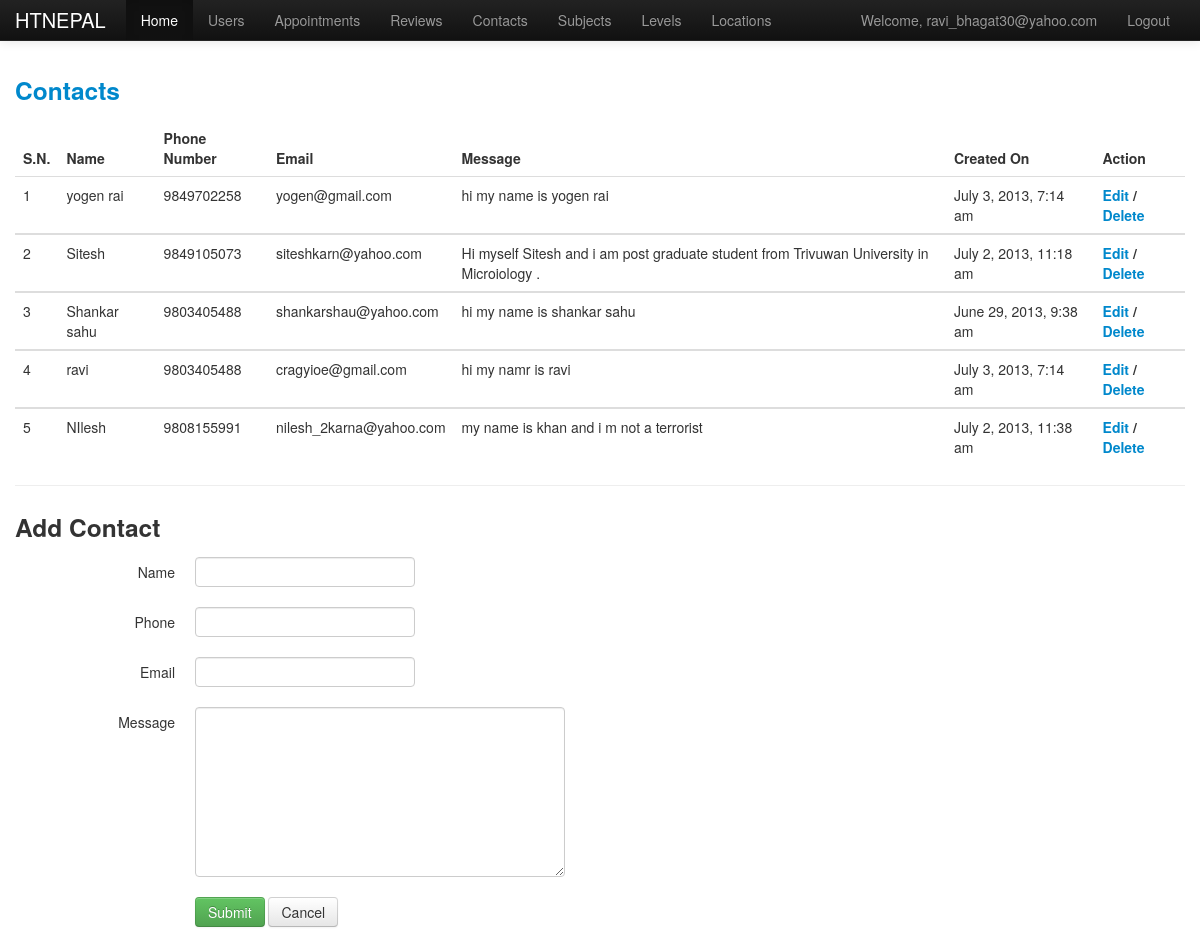
The app's page /backend/contact.php (signed in) with its own data.
### tables this page shows
CREATE TABLE IF NOT EXISTS `contact` (
  `id` int(11) NOT NULL AUTO_INCREMENT,
  `name` varchar(255) NOT NULL,
  `phone` varchar(255) NOT NULL,
  `email` varchar(255) NOT NULL,
  `message` text NOT NULL,
  `created_at` varchar(255) NOT NULL,
  PRIMARY KEY (`id`)
);

### backend/config.php (called while the page is built, shortened)
<?php
	$protocol = $_SERVER['HTTPS'] == '' ? 'http://' : 'https://';
	$self_url = $protocol . $_SERVER['HTTP_HOST']. $_SERVER['REQUEST_URI'];
?>

### backend/contact.php (the view, shortened to what this page needs)
<!DOCTYPE html>
<?php
     include "config.php";
 ?>
<html lang="en">
  <head>
    <link href="assets/css/bootstrap.css" rel="stylesheet">
    <link href="assets/css/bootstrap-responsive.css" rel="stylesheet">
  </head>
  <body>
    <?php include "navbar.php";?>
    <div class="container">
	<a href="<?php echo $self_url; ?>"><h3>Contacts</h3></a>
		<?php
		   $sel="SELECT * FROM contact order by `name` desc ";
		   $result=mysql_query($sel);
		   if ($row = mysql_fetch_array($result)){
		   $i=1;
		   ?>
		  <div class="bs-docs-example">
            <table class="table table-hover">
              <thead>
                <tr>
                  <th>S.N.</th>
                  <th>Name</th>
                  <th>Phone Number</th>
				  <th>Email</th>
                  <th>Message</th>
				  <th>Created On</th>
				  <th>Action</th>
                </tr>
              </thead>
	      <?php
		   do{
		   ?>
              <tbody>
                <tr>
				  <td><?php echo $i; ?></td>
                  <td><?php echo $row['name'] ?></td>
                  <td><?php echo $row['phone'] ?></td>
                  <td><?php echo $row['email'] ?></td>
				  <td><?php echo $row['message'] ?></td>
				  <td><?php echo $row['created_at'] ?></td>
				  <th>
				      <a href="contact.php?form_action=edit&id=<?php echo $row['id']; ?>">Edit</a> /
					  <a href="contact.php?form_action=delete&id=<?php echo $row['id']; ?> ">Delete</a>
				  </th>
                </tr>
              </tbody>
			  <?php $i++;}while($row=mysql_fetch_assoc($result));
			  }
			  else{
			     echo "Sorry ! no records are found." ;
			  }
			  ?>
            </table>
			<hr>
		  <?php include"contact_form.php"; ?>
          </div>
    </div>
  </body>
</html>

### backend/contact.php (style rules this page uses)
body { padding-top: 60px; }

### records on screen
contact: name "yogen rai", phone "9849702258", email "yogen@gmail.com", message "hi my name is yogen rai", created_at "July 3, 2013, 7:14 am"
contact: name "Sitesh", phone "9849105073", email "siteshkarn@yahoo.com", message "Hi myself Sitesh and i am post graduate student from Trivuwan University in Microiology .", created_at "July 2, 2013, 11:18 am"
contact: name "Shankar sahu", phone "9803405488", email "shankarshau@yahoo.com", message "hi my name is shankar sahu", created_at "June 29, 2013, 9:38 am"
contact: name "ravi", phone "9803405488", email "cragyioe@gmail.com", message "hi my namr is ravi", created_at "July 3, 2013, 7:14 am"
contact: name "NIlesh", phone "9808155991", email "nilesh_2karna@yahoo.com", message "my name is khan and i m not a terrorist", created_at "July 2, 2013, 11:38 am"

### other values on screen
$_SESSION['email'] "ravi_bhagat30@yahoo.com"
